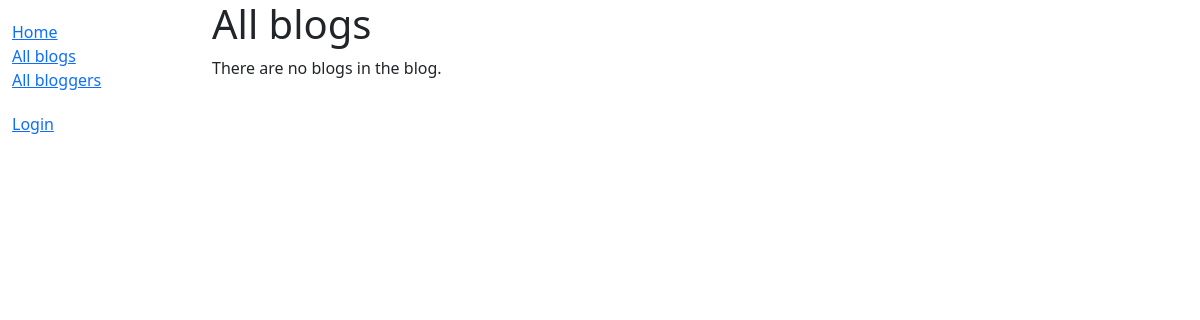
Page /blog/blogs/ on the earlier database version.
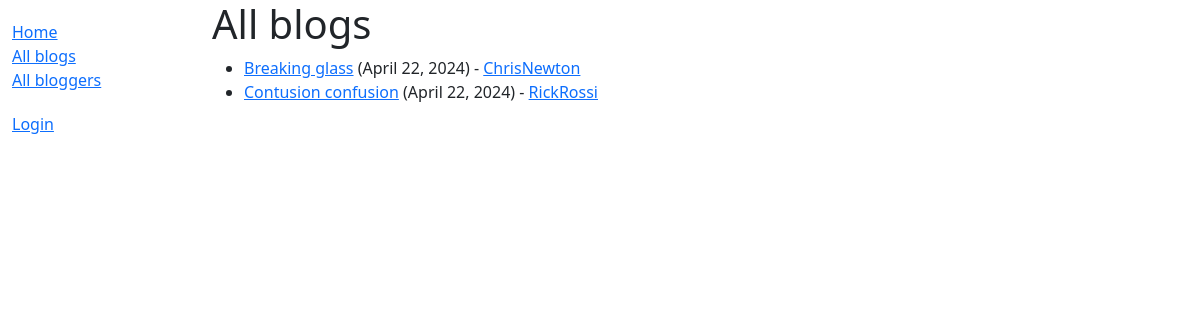
Same page on the later database version.
### blog/models.py (models this page shows, shortened)
class Blog(models.Model):
    title = models.CharField(max_length=200)
    description = models.TextField(help_text="Add blog here")
    date = models.DateField(auto_now_add=True)
    author = models.ForeignKey('Blogger', on_delete=models.CASCADE)
    class Meta:
        ordering = ['-date']
    def get_absolute_url(self):
        return reverse('blog-detail', args=[str(self.id)])

class Blogger(models.Model):
    author = models.OneToOneField(User, on_delete=models.CASCADE)
    bio = models.TextField(help_text="Enter short biography here")
    def __str__(self):
        return str(self.author)
    def get_absolute_url(self):
        return reverse('blogger-detail', args=[str(self.id)])

### blog/views.py (the view)
# urls.py: path('blogs/', views.BlogListView.as_view(), name='blogs'),
class BlogListView(generic.ListView):
    model = Blog
    paginate_by = 5

### blog/templates/blog/blog_list.html
{% extends "base_generic.html" %}
{% block content %}
  <h1>All blogs</h1>
  {% if blog_list %}
    <ul>
      {% for blog in blog_list %}
      <li>
        <a href="{{ blog.get_absolute_url }}">{{ blog.title }}</a> ({{ blog.date }}) -
        <a href="{{ blog.author.get_absolute_url }}">{{blog.author}}</a>
      </li>
      {% endfor %}
    </ul>
  {% else %}
    <p>There are no blogs in the blog.</p>
  {% endif %}
{% endblock %}

Differences in the rows shown:
added Blog: title "Breaking glass", date "April 22, 2024", author "ChrisNewton"
added Blog: title "Contusion confusion", date "April 22, 2024", author "RickRossi"
Other differences:
text no longer shown: "There are no blogs in the blog."
